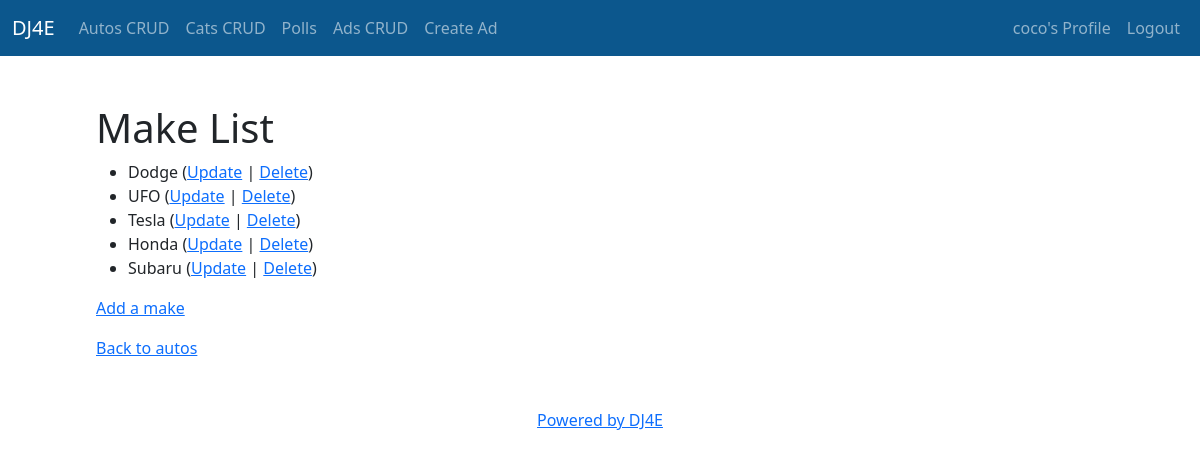
Page /autos/lookup/ (signed in) on the committed database.
### autos/models.py (models this page shows, shortened)
class Make(models.Model):
    name = models.CharField(
            max_length=200,
            help_text='Enter a make (e.g. Dodge)',
            validators=[MinLengthValidator(2, "Make must be greater than 1 character")]
    )

### autos/views.py (the view)
# urls.py: path('lookup/', views.MakeView.as_view(), name='make_list'),
class MakeView(LoginRequiredMixin, View):
    def get(self, request):
        ml = Make.objects.all()
        ctx = {'make_list': ml}
        return render(request, 'autos/make_list.html', ctx)

### home/context_processors.py (called while the page is built)
def settings(request):
    return {
        'settings': django_settings,
    }

### autos/templates/autos/make_list.html
{% extends "base_bootstrap.html" %}
{% block content %}
  <h1>Make List</h1>
  {% if make_list %}
  <ul>
    {% for make in make_list %}
      <li>
          {{ make.name }}
         (<a href="{% url 'autos:make_update' make.id %}">Update</a> |
          <a href="{% url 'autos:make_delete' make.id %}">Delete</a>)
      </li>
    {% endfor %}
  </ul>
  {% else %}
    <p>There are no makes in the library.</p>
  {% endif %}
  <p><a href="{% url 'autos:make_create' %}">Add a make</a></p>
  <p>
    <a href="{% url 'autos:all' %}">Back to autos</a>
  </p>
{% endblock %}

### home/templates/partials/_navbar.html (shortened to what this page needs)
<nav class="navbar navbar-expand-lg navbar-dark" style="background-color:  #0c578d;">
    <div class="container-fluid">
      <a class="navbar-brand" href="{% url 'home' %}">DJ4E</a>
      <div class="collapse navbar-collapse" id="navbarSupportedContent">
          <ul class="navbar-nav me-auto mb-2 mb-lg-0">
            <li class="nav-item">
              <a class="nav-link {% if 'autos' == request.path %} active" style="color: red;" {% endif %} aria-current="page" href="{% url 'autos:all' %}">Autos CRUD</a>
            </li>
            <li class="nav-item">
              <a class="nav-link" aria-current="page" href="{% url 'cats:cat_list' %}">Cats CRUD</a>
            </li>
            <li class="nav-item">
              <a class="nav-link" aria-current="page" href="{% url 'polls:index' %}">Polls</a>
            </li>
            <li class="nav-item">
              <a class="nav-link" aria-current="page" href="{% url 'ads:all' %}">Ads CRUD</a>
            </li>
            <li class="nav-item">
              <a class="nav-link" aria-current="page" href="{% url 'ads:ad_create' %}">Create Ad</a>
            </li>
          </ul>
        </div>
  <div class="nav navbar-nav navbar-right">
    {% if user.is_authenticated %}
      <a class="nav-item nav-link" href="#">{{user}}'s Profile</a>
      <a class="nav-item nav-link" href="{% url 'logout' %}">Logout</a>
    {% else %}
      <a class="nav-item nav-link" href="{% url 'login' %}">Login</a>
      <a class="nav-item nav-link" href="#">Register</a>
    {% endif %}
  </div>
      </div>
    </nav>

### rows in the picture
Make: name "Dodge"
Make: name "UFO"
Make: name "Tesla"
Make: name "Honda"
Make: name "Subaru"

### other values in the picture
{{ user }} "coco"
